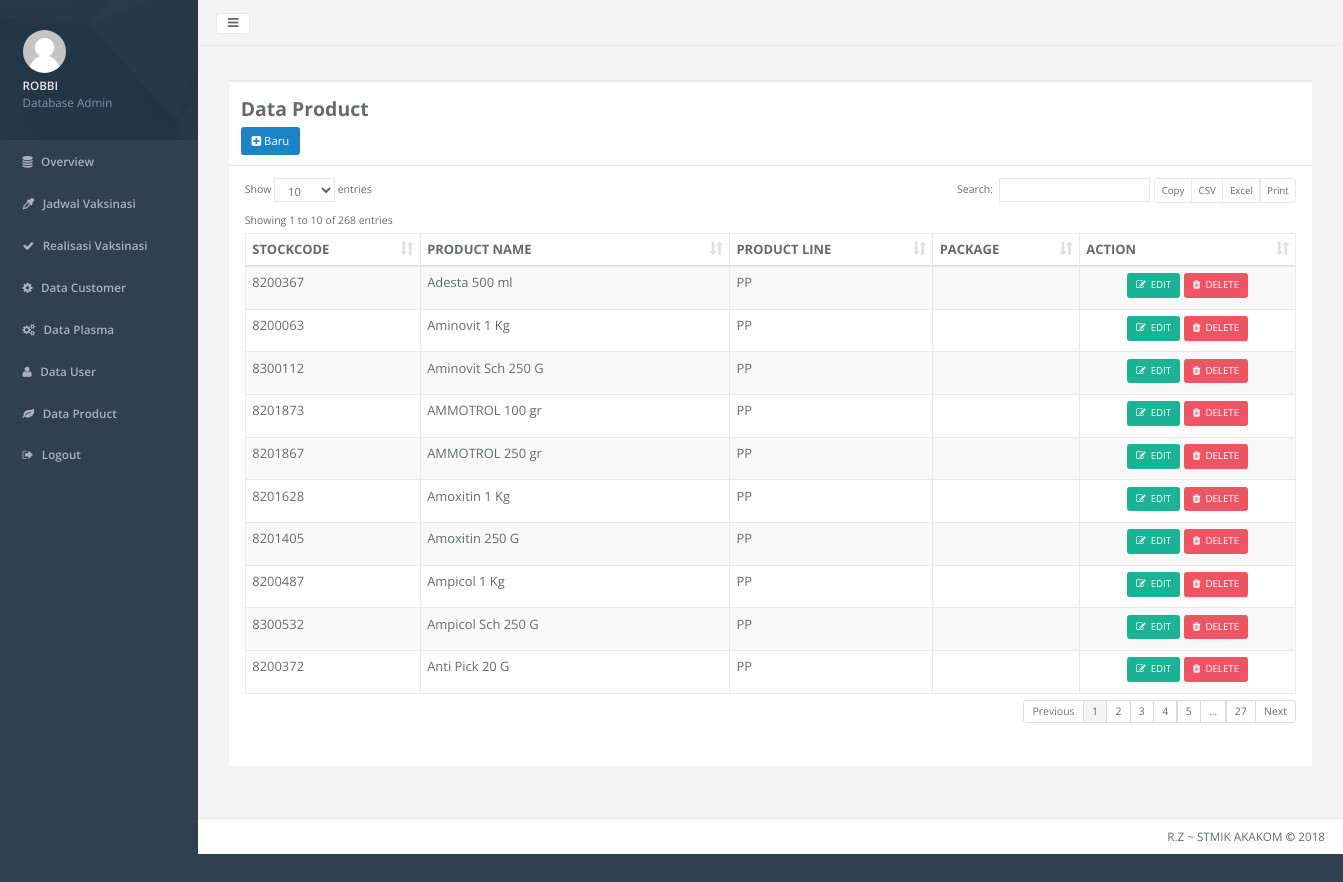
Screenshot of /_admin/home.php?hal=product-data (signed in) with the database file from the repository.
### tables this page shows
CREATE TABLE `product` (
  `stockcode` varchar(8) NOT NULL,
  `productname` varchar(32) NOT NULL,
  `productline` enum('BP','PP') NOT NULL,
  `package` varchar(16) NOT NULL
);

### _admin/product-data.php (the view, shortened to what this page needs)
<div class="wrapper wrapper-content animated fadeInRight" style="zoom: 0.9;">
    <div class="row">
        <div class="col-lg-12">
            <div class="ibox float-e-margins">
                <div class="ibox-title">
                    <h2><b>Data Product</b></h2>
                    <a class="btn btn-success" href="home.php?hal=product-tambah"><i class="fa fa-plus-square"></i>&nbsp;Baru</a>
                </div>
                <div class="ibox-content">
                    <div class="table-responsive">
                        <table class="table table-striped table-bordered table-hover dataTables-examples" >
                            <thead>
                                <tr>
                                    <th>STOCKCODE</th>
                                    <th>PRODUCT NAME</th>
                                    <th>PRODUCT LINE</th>
                                    <th>PACKAGE</th>
                                    <th>ACTION</th>
                                </tr>
                            </thead>
                            <tbody>
                            <?php
                            include '../koneksi.php';
                            $sql = "SELECT * FROM product ORDER BY productname";
                            $query = mysqli_query($kon, $sql);
                            while ($row = mysqli_fetch_array($query)) {
                            ?>
                                <tr>
                                    <td><?php echo $row['stockcode'];?></td>
                                    <td><?php echo $row['productname'];?></td>
                                    <td><?php echo $row['productline'];?></td>
                                    <td><?php echo $row['package'];?></td>
                                    <td class="center">
                                        <center>
                                            <a class="btn btn-sm btn-primary" href="home.php?hal=product-edit&stockcode=<?php echo $row['stockcode']?>" title="Edit"><i class="fa fa-edit"></i>&nbsp EDIT</a>
                                            <a class="btn btn-sm btn-danger" href="home.php?hal=product-hapus&stockcode=<?php echo $row['stockcode']?>" title="Delete" onclick="return confirm('Apakah Anda Mau Menghapus <?php echo $row['productname']?>')"><i class="fa fa-trash"></i>&nbsp DELETE</a>
                                        </center>
                                    </td>
                                </tr>
                            <?php } ?>
                            </tbody>
                        </table>
                    </div>
                </div>
            </div>
        </div>
    </div>
</div>

### rows the page displays
product: stockcode "8200367", productname "Adesta 500 ml", productline "PP"
product: stockcode "8200063", productname "Aminovit 1 Kg", productline "PP"
product: stockcode "8300112", productname "Aminovit Sch 250 G", productline "PP"
product: stockcode "8201873", productname "AMMOTROL 100 gr", productline "PP"
product: stockcode "8201867", productname "AMMOTROL 250 gr", productline "PP"
product: stockcode "8201628", productname "Amoxitin 1 Kg", productline "PP"
product: stockcode "8201405", productname "Amoxitin 250 G", productline "PP"
product: stockcode "8200487", productname "Ampicol 1 Kg", productline "PP"
product: stockcode "8300532", productname "Ampicol Sch 250 G", productline "PP"
product: stockcode "8200372", productname "Anti Pick 20 G", productline "PP"

### other values shown
substr($username, 0, 30) "ROBBI"
